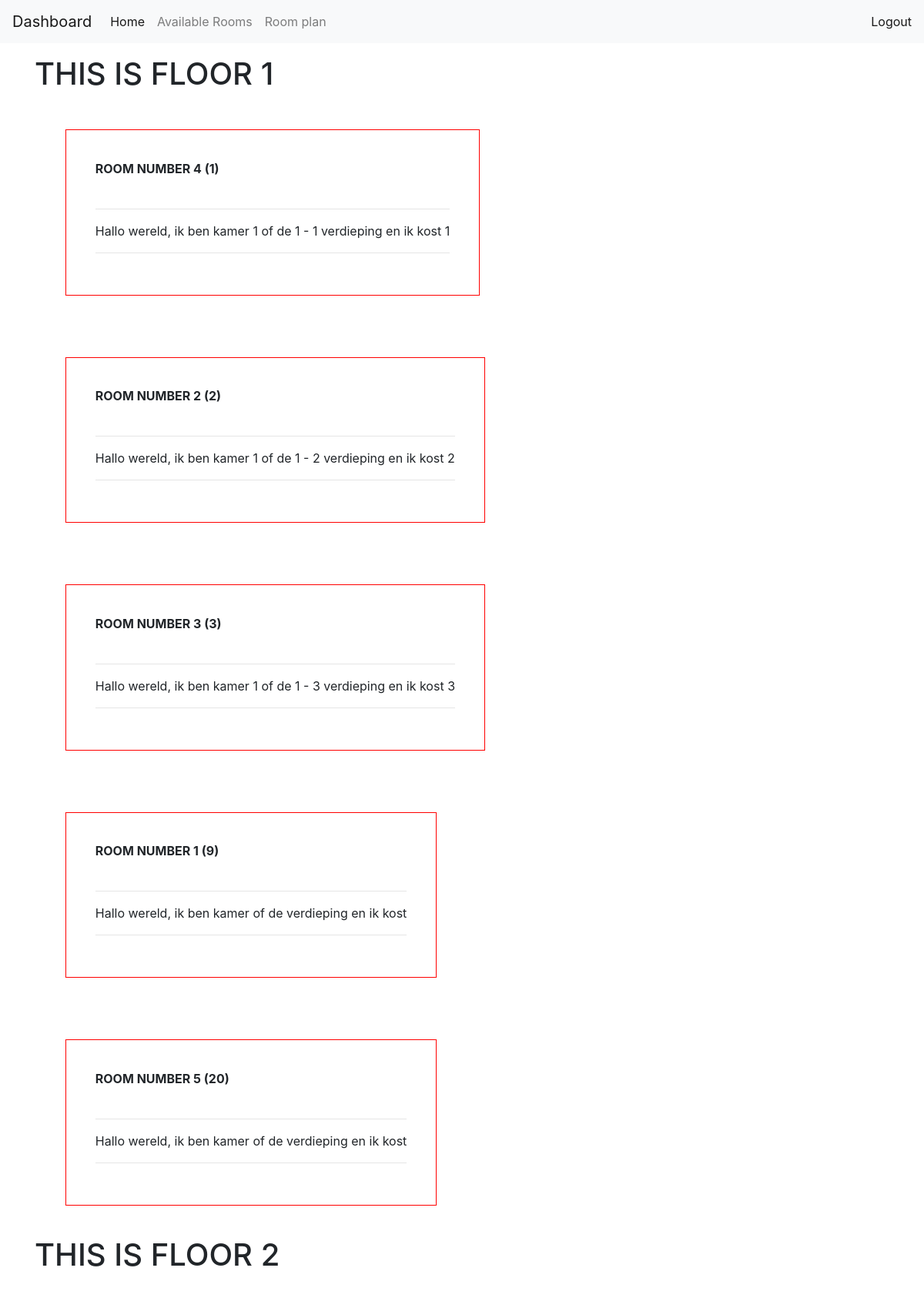
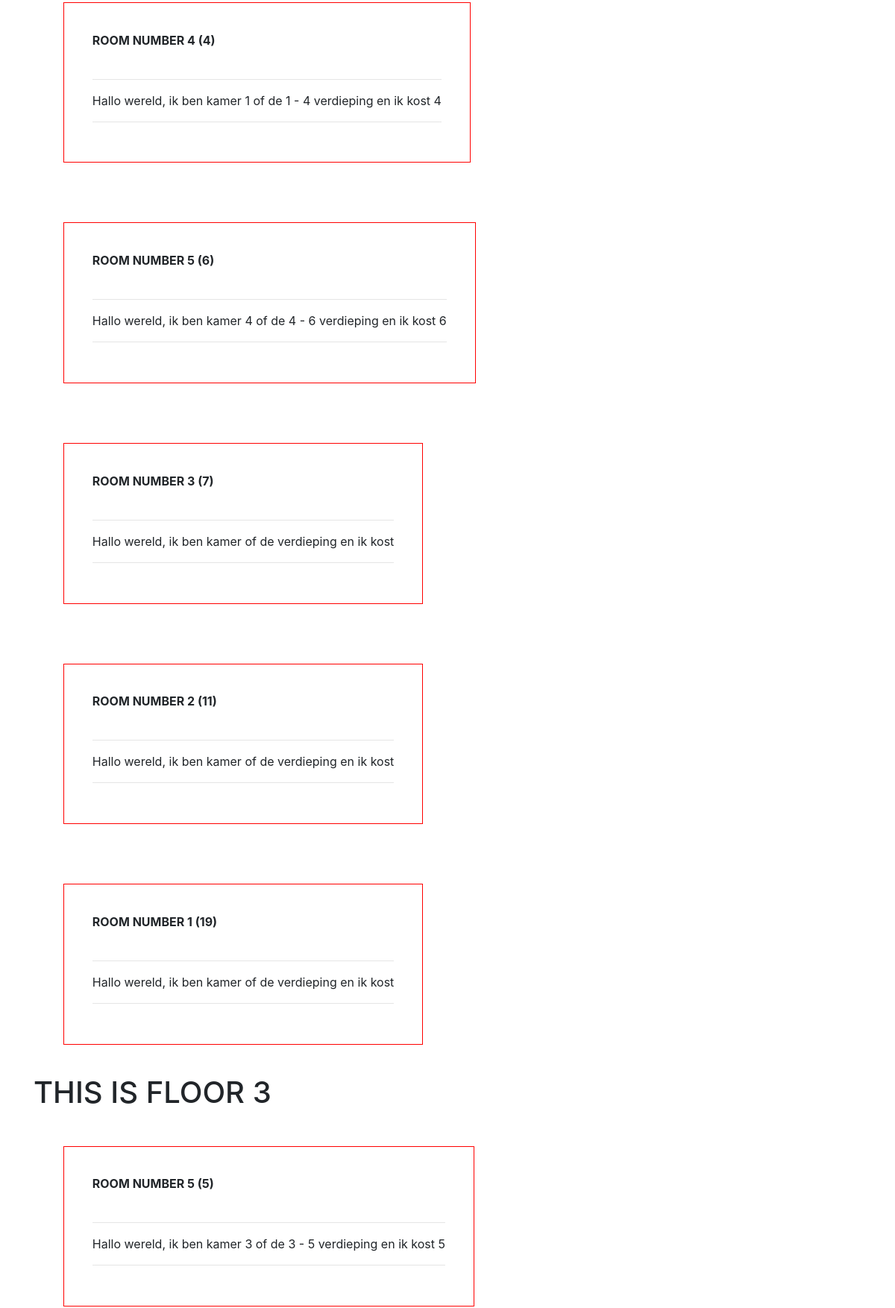
Screenshot of /roomplan.php (upper part) with the database file from the repository (2 pictures, top to bottom).
### tables this page shows
CREATE TABLE `rooms` (
  `id` int(11) NOT NULL,
  `room_number` int(11) NOT NULL,
  `floor` int(11) NOT NULL,
  `designation` varchar(10) NOT NULL,
  `categories_id` int(11) NOT NULL
);

### class.php (the view, shortened to what this page needs)
<?php
class USER
{
   private $db;
   private $host = "localhost";
   private $dbname = "hotelcalifornia";
   private $username = "root";
   private $password = "";
   private $charset = 'utf8mb4';
   public function __construct()
   {
       $dsn = "mysql:host=$this->host;dbname=$this->dbname;charset=$this->charset";
       $options = [PDO::ATTR_ERRMODE => PDO::ERRMODE_EXCEPTION, PDO::ATTR_DEFAULT_FETCH_MODE => PDO::FETCH_ASSOC, PDO::ATTR_EMULATE_PREPARES => false, ];
       try
       {
           $this->db = new PDO($dsn, $this->username, $this->password, $options);
       }
       catch(\PDOException $e)
       {
           throw new \PDOException($e->getMessage() , (int)$e->getCode());
       }
   }
    public function getFloorPlan() {
        $sqlRooms = "SELECT id, room_number FROM rooms WHERE floor = :flr ORDER BY id";
        $stmt = $this->db->prepare($sqlRooms);
        for($f = 1; $f <= 4; $f++) {
            echo "<h1>THIS IS FLOOR $f</h1>";
            $stmt->execute([":flr" => $f]);
            while($row = $stmt->fetch(PDO::FETCH_OBJ)) {
                echo "<div class='room' style='border: solid 1px red; padding: 1cm; margin: 40px; float: left;'>";
                echo "<strong>ROOM NUMBER ". $row->room_number." ({$row->id})</strong>";
                echo "<br><br>";
                $this->getDetails($row->id);
                echo "</div>";
            }
            echo "<br style='clear:both'>";
        }
    }
    private function getDetails($roomid) {
        $sqlRoom = "SELECT * FROM rooms WHERE room_number = :room_number";
        $stmt = $this->db->prepare($sqlRoom);
        $stmt->execute([":room_number" => $roomid]);
        $row = $stmt->fetch(PDO::FETCH_NUM);
        list($id, $room_price, $room_number, $floor, $category_id) = $row;
        echo "<hr>Hallo wereld, ik ben kamer $room_number of de $floor verdieping en ik kost $room_price<hr>";
    }
}
?>

### roomplan.php (shortened to what this page needs)
<?php include 'class.php' ?>
<?php include 'db.php' ?>
<?php $p = new USER($user);?>
<!DOCTYPE html PUBLIC>
<html>
<head>
<link rel="stylesheet" href="scss/style-db.scss">
<link rel="stylesheet" href="https://maxcdn.bootstrapcdn.com/bootstrap/4.0.0/css/bootstrap.min.css">
</head>
<body>
<nav class="navbar navbar-expand-lg navbar-light bg-light">
  <a class="navbar-brand" href="#">Dashboard</a>
  <div class="collapse navbar-collapse" id="navbarText">
    <ul class="navbar-nav mr-auto">
      <li class="nav-item active">
        <a class="nav-link" href="dashboard.php">Home <span class="sr-only"></span></a>
      </li>
      <li class="nav-item">
        <a class="nav-link" href="available-rooms.php">Available Rooms</a>
      </li>
      <li class="nav-item">
        <a class="nav-link" href="roomplan.php">Room plan</a>
      </li>
    </ul>
    <span class="navbar-text">
      <a href="index.php"> Logout </a>
    </span>
  </div>
</nav>
<div class="container">
                <?php
                $p->getFloorPlan();
                ?>
    </div>
</body>
</html>

### rows the page displays
rooms: room_number "4", id "1", rooms.floor "1", rooms.designation "1 - 1", rooms.room_number "1"
rooms: room_number "2", id "2", floor "1", designation "1 - 2"
rooms: room_number "3", id "3", floor "1", designation "1 - 3"
rooms: room_number "1", id "9"
rooms: room_number "5", id "20"
rooms: room_number "4", id "4", rooms.floor "1", rooms.designation "1 - 4", rooms.room_number "4"
rooms: room_number "5", id "6", rooms.floor "4", rooms.designation "4 - 6", rooms.room_number "6"
rooms: room_number "3", id "7"
rooms: room_number "2", id "11"
rooms: room_number "1", id "19"
rooms: room_number "5", id "5", floor "3", designation "3 - 5"
